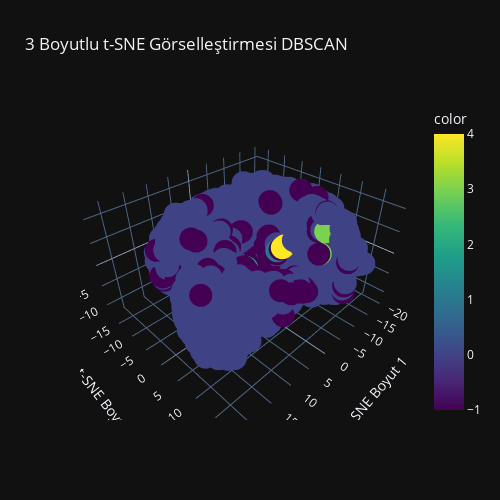

Source (notebook cell):
### Code cell
# DataFrame
df_tsne = pd.DataFrame({
    'tsne1': X_tsne[:, 0],
    'tsne2': X_tsne[:, 1],
    'tsne3': X_tsne[:, 2],
    'label': y_train
})

# Etkileşimli 3B scatter plot
fig = px.scatter_3d(df_tsne, x='tsne1', y='tsne2', z='tsne3',
                    color=clusters,
                    title='3 Boyutlu t-SNE Görselleştirmesi DBSCAN',
                    labels={'tsne1': 't-SNE Boyut 1',
                            'tsne2': 't-SNE Boyut 2',
                            'tsne3': 't-SNE Boyut 3'},
                    color_continuous_scale='viridis')

fig.update_layout(
    width=500,  # piksel cinsinden genişlik
    height=500, # piksel cinsinden yükseklik
    autosize=False  # otomatik boyutlandırmayı kapat
)

fig.write_image("3d_tsne_gorseli_dbscan.png")


fig.show()

### Figure 1 — Plotly figure (JSON) as saved in the notebook; plotly's stock layout.template omitted (floating-point values rounded to 4 significant figures; data arrays with more than 128 entries replaced by an {"elided": "..."} marker saying what was removed)
{"data": [{"hovertemplate": "t-SNE Boyut 1=%{x}<br>t-SNE Boyut 2=%{y}<br>t-SNE Boyut 3=%{z}<br>color=%{marker.color}<extra></extra>", "legendgroup": "", "marker": {"color": {"elided": "6348 int values"}, "coloraxis": "coloraxis", "symbol": "circle"}, "mode": "markers", "name": "", "scene": "scene", "showlegend": false, "x": {"elided": "6348 float values"}, "y": {"elided": "6348 float values"}, "z": {"elided": "6348 float values"}, "type": "scatter3d"}], "layout": {"scene": {"domain": {"x": [0.0, 1.0], "y": [0.0, 1.0]}, "xaxis": {"title": {"text": "t-SNE Boyut 1"}}, "yaxis": {"title": {"text": "t-SNE Boyut 2"}}, "zaxis": {"title": {"text": "t-SNE Boyut 3"}}}, "coloraxis": {"colorbar": {"title": {"text": "color"}}, "colorscale": [[0.0, "#440154"], [0.1111, "#482878"], [0.2222, "#3e4989"], [0.3333, "#31688e"], [0.4444, "#26828e"], [0.5556, "#1f9e89"], [0.6667, "#35b779"], [0.7778, "#6ece58"], [0.8889, "#b5de2b"], [1.0, "#fde725"]]}, "legend": {"tracegroupgap": 0}, "title": {"text": "3 Boyutlu t-SNE Görselleştirmesi DBSCAN"}, "width": 500, "height": 500, "autosize": false}}
